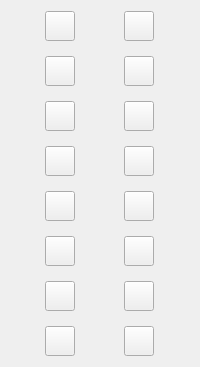
         <widget class="QWidget" name="widget" native="true">
          <property name="sizePolicy">
           <sizepolicy hsizetype="Maximum" vsizetype="Maximum">
            <horstretch>0</horstretch>
            <verstretch>0</verstretch>
           </sizepolicy>
          </property>
          <layout class="QGridLayout" name="gridLayout">
           <property name="spacing">
            <number>15</number>
           </property>
           <item row="6" column="0">
            <widget class="QPushButton" name="rectButton">
             <property name="minimumSize">
              <size>
               <width>30</width>
               <height>30</height>
              </size>
             </property>
             <property name="maximumSize">
              <size>
               <width>30</width>
               <height>30</height>
              </size>
             </property>
             <property name="text">
              <string/>
             </property>
             <property name="icon">
              <iconset resource="resources.qrc">
               <normaloff>:/icons/layer-shape.png</normaloff>:/icons/layer-shape.png</iconset>
             </property>
             <property name="checkable">
              <bool>true</bool>
             </property>
            </widget>
           </item>
           <item row="5" column="1">
            <widget class="QPushButton" name="polylineButton">
             <property name="minimumSize">
              <size>
               <width>30</width>
               <height>30</height>
              </size>
             </property>
             <property name="maximumSize">
              <size>
               <width>30</width>
               <height>30</height>
              </size>
             </property>
             <property name="text">
              <string/>
             </property>
             <property name="icon">
              <iconset resource="resources.qrc">
               <normaloff>:/icons/layer-shape-polyline.png</normaloff>:/icons/layer-shape-polyline.png</iconset>
             </property>
             <property name="checkable">
              <bool>true</bool>
             </property>
            </widget>
           </item>
           <item row="0" column="1">
            <widget class="QPushButton" name="selectrectButton">
             <property name="sizePolicy">
              <sizepolicy hsizetype="Fixed" vsizetype="Fixed">
               <horstretch>0</horstretch>
               <verstretch>0</verstretch>
              </sizepolicy>
             </property>
             <property name="minimumSize">
              <size>
               <width>30</width>
               <height>30</height>
              </size>
             </property>
             <property name="maximumSize">
              <size>
               <width>30</width>
               <height>30</height>
              </size>
             </property>
             <property name="text">
              <string/>
             </property>
             <property name="icon">
              <iconset resource="resources.qrc">
               <normaloff>:/icons/selection.png</normaloff>:/icons/selection.png</iconset>
             </property>
             <property name="checkable">
              <bool>true</bool>
             </property>
            </widget>
           </item>
           <item row="1" column="0">
            <widget class="QPushButton" name="eraserButton">
             <property name="sizePolicy">
              <sizepolicy hsizetype="Fixed" vsizetype="Fixed">
               <horstretch>0</horstretch>
               <verstretch>0</verstretch>
              </sizepolicy>
             </property>
             <property name="minimumSize">
              <size>
               <width>30</width>
               <height>30</height>
              </size>
             </property>
             <property name="maximumSize">
              <size>
               <width>30</width>
               <height>30</height>
              </size>
             </property>
             <property name="text">
              <string/>
             </property>
             <property name="icon">
              <iconset resource="resources.qrc">
               <normaloff>:/icons/eraser.png</normaloff>:/icons/eraser.png</iconset>
             </property>
             <property name="checkable">
              <bool>true</bool>
             </property>
            </widget>
           </item>
           <item row="2" column="1">
            <widget class="QPushButton" name="stampButton">
             <property name="sizePolicy">
              <sizepolicy hsizetype="Fixed" vsizetype="Fixed">
               <horstretch>0</horstretch>
               <verstretch>0</verstretch>
              </sizepolicy>
             </property>
             <property name="minimumSize">
              <size>
               <width>30</width>
               <height>30</height>
              </size>
             </property>
             <property name="maximumSize">
              <size>
               <width>30</width>
               <height>30</height>
              </size>
             </property>
             <property name="text">
              <string/>
             </property>
             <property name="icon">
              <iconset resource="resources.qrc">
               <normaloff>:/icons/cake.png</normaloff>:/icons/cake.png</iconset>
             </property>
             <property name="checkable">
              <bool>true</bool>
             </property>
            </widget>
           </item>
           <item row="2" column="0">
            <widget class="QPushButton" name="dropperButton">
             <property name="sizePolicy">
              <sizepolicy hsizetype="Fixed" vsizetype="Fixed">
               <horstretch>0</horstretch>
               <verstretch>0</verstretch>
              </sizepolicy>
             </property>
             <property name="minimumSize">
              <size>
               <width>30</width>
               <height>30</height>
              </size>
             </property>
             <property name="maximumSize">
              <size>
               <width>30</width>
               <height>30</height>
              </size>
             </property>
             <property name="text">
              <string/>
             </property>
             <property name="icon">
              <iconset resource="resources.qrc">
               <normaloff>:/icons/pipette.png</normaloff>:/icons/pipette.png</iconset>
             </property>
             <property name="checkable">
              <bool>true</bool>
             </property>
            </widget>
           </item>
           <item row="0" column="0">
            <widget class="QPushButton" name="selectpolyButton">
             <property name="sizePolicy">
              <sizepolicy hsizetype="Fixed" vsizetype="Fixed">
               <horstretch>0</horstretch>
               <verstretch>0</verstretch>
              </sizepolicy>
             </property>
             <property name="minimumSize">
              <size>
               <width>30</width>
               <height>30</height>
              </size>
             </property>
             <property name="maximumSize">
              <size>
               <width>30</width>
               <height>30</height>
              </size>
             </property>
             <property name="text">
              <string/>
             </property>
             <property name="icon">
              <iconset resource="resources.qrc">
               <normaloff>:/icons/selection-poly.png</normaloff>:/icons/selection-poly.png</iconset>
             </property>
             <property name="checkable">
              <bool>true</bool>
             </property>
            </widget>
           </item>
           <item row="3" column="1">
            <widget class="QPushButton" name="brushButton">
             <property name="sizePolicy">
              <sizepolicy hsizetype="Fixed" vsizetype="Fixed">
               <horstretch>0</horstretch>
               <verstretch>0</verstretch>
              </sizepolicy>
             </property>
             <property name="minimumSize">
              <size>
               <width>30</width>
               <height>30</height>
              </size>
             </property>
             <property name="maximumSize">
              <size>
               <width>30</width>
               <height>30</height>
              </size>
             </property>
             <property name="text">
              <string/>
             </property>
             <property name="icon">
              <iconset resource="resources.qrc">
               <normaloff>:/icons/paint-brush.png</normaloff>:/icons/paint-brush.png</iconset>
             </property>
             <property name="checkable">
              <bool>true</bool>
             </property>
            </widget>
           </item>
           <item row="3" column="0">
            <widget class="QPushButton" name="penButton">
             <property name="sizePolicy">
              <sizepolicy hsizetype="Fixed" vsizetype="Fixed">
               <horstretch>0</horstretch>
               <verstretch>0</verstretch>
              </sizepolicy>
             </property>
             <property name="minimumSize">
              <size>
               <width>30</width>
               <height>30</height>
              </size>
             </property>
             <property name="maximumSize">
              <size>
               <width>30</width>
               <height>30</height>
              </size>
             </property>
             <property name="text">
              <string/>
             </property>
             <property name="icon">
              <iconset resource="resources.qrc">
               <normaloff>:/icons/pencil.png</normaloff>:/icons/pencil.png</iconset>
             </property>
             <property name="checkable">
              <bool>true</bool>
             </property>
            </widget>
           </item>
           <item row="1" column="1">
            <widget class="QPushButton" name="fillButton">
             <property name="sizePolicy">
              <sizepolicy hsizetype="Fixed" vsizetype="Fixed">
               <horstretch>0</horstretch>
               <verstretch>0</verstretch>
              </sizepolicy>
             </property>
             <property name="minimumSize">
              <size>
               <width>30</width>
               <height>30</height>
              </size>
             </property>
             <property name="maximumSize">
              <size>
               <width>30</width>
               <height>30</height>
              </size>
             </property>
             <property name="text">
              <string/>
             </property>
             <property name="icon">
              <iconset resource="resources.qrc">
               <normaloff>:/icons/paint-can.png</normaloff>:/icons/paint-can.png</iconset>
             </property>
             <property name="checkable">
              <bool>true</bool>
             </property>
            </widget>
           </item>
           <item row="4" column="1">
            <widget class="QPushButton" name="textButton">
             <property name="sizePolicy">
              <sizepolicy hsizetype="Fixed" vsizetype="Fixed">
               <horstretch>0</horstretch>
               <verstretch>0</verstretch>
              </sizepolicy>
             </property>
             <property name="minimumSize">
              <size>
               <width>30</width>
               <height>30</height>
              </size>
             </property>
             <property name="maximumSize">
              <size>
               <width>30</width>
               <height>30</height>
              </size>
             </property>
             <property name="text">
              <string/>
             </property>
             <property name="icon">
              <iconset resource="resources.qrc">
               <normaloff>:/icons/edit.png</normaloff>:/icons/edit.png</iconset>
             </property>
             <property name="checkable">
              <bool>true</bool>
             </property>
            </widget>
           </item>
           <item row="6" column="1">
            <widget class="QPushButton" name="polygonButton">
             <property name="minimumSize">
              <size>
               <width>30</width>
               <height>30</height>
              </size>
             </property>
             <property name="maximumSize">
              <size>
               <width>30</width>
               <height>30</height>
              </size>
             </property>
             <property name="text">
              <string/>
             </property>
             <property name="icon">
              <iconset resource="resources.qrc">
               <normaloff>:/icons/layer-shape-polygon.png</normaloff>:/icons/layer-shape-polygon.png</iconset>
             </property>
             <property name="checkable">
              <bool>true</bool>
             </property>
            </widget>
           </item>
           <item row="7" column="1">
            <widget class="QPushButton" name="roundrectButton">
             <property name="minimumSize">
              <size>
               <width>30</width>
               <height>30</height>
              </size>
             </property>
             <property name="maximumSize">
              <size>
               <width>30</width>
               <height>30</height>
              </size>
             </property>
             <property name="text">
              <string/>
             </property>
             <property name="icon">
              <iconset resource="resources.qrc">
               <normaloff>:/icons/layer-shape-round.png</normaloff>:/icons/layer-shape-round.png</iconset>
             </property>
             <property name="checkable">
              <bool>true</bool>
             </property>
            </widget>
           </item>
           <item row="7" column="0">
            <widget class="QPushButton" name="ellipseButton">
             <property name="minimumSize">
              <size>
               <width>30</width>
               <height>30</height>
              </size>
             </property>
             <property name="maximumSize">
              <size>
               <width>30</width>
               <height>30</height>
              </size>
             </property>
             <property name="text">
              <string/>
             </property>
             <property name="icon">
              <iconset resource="resources.qrc">
               <normaloff>:/icons/layer-shape-ellipse.png</normaloff>:/icons/layer-shape-ellipse.png</iconset>
             </property>
             <property name="checkable">
              <bool>true</bool>
             </property>
            </widget>
           </item>
           <item row="5" column="0">
            <widget class="QPushButton" name="lineButton">
             <property name="minimumSize">
              <size>
               <width>30</width>
               <height>30</height>
              </size>
             </property>
             <property name="maximumSize">
              <size>
               <width>30</width>
               <height>30</height>
              </size>
             </property>
             <property name="text">
              <string/>
             </property>
             <property name="icon">
              <iconset resource="resources.qrc">
               <normaloff>:/icons/layer-shape-line.png</normaloff>:/icons/layer-shape-line.png</iconset>
             </property>
             <property name="checkable">
              <bool>true</bool>
             </property>
            </widget>
           </item>
           <item row="4" column="0">
            <widget class="QPushButton" name="sprayButton">
             <property name="sizePolicy">
              <sizepolicy hsizetype="Minimum" vsizetype="Fixed">
               <horstretch>0</horstretch>
               <verstretch>0</verstretch>
              </sizepolicy>
             </property>
             <property name="minimumSize">
              <size>
               <width>30</width>
               <height>30</height>
              </size>
             </property>
             <property name="maximumSize">
              <size>
               <width>30</width>
               <height>30</height>
              </size>
             </property>
             <property name="text">
              <string/>
             </property>
             <property name="icon">
              <iconset resource="resources.qrc">
               <normaloff>:/icons/spray.png</normaloff>:/icons/spray.png</iconset>
             </property>
             <property name="checkable">
              <bool>true</bool>
             </property>
             <property name="flat">
              <bool>false</bool>
             </property>
            </widget>
           </item>
          </layout>
         </widget>
